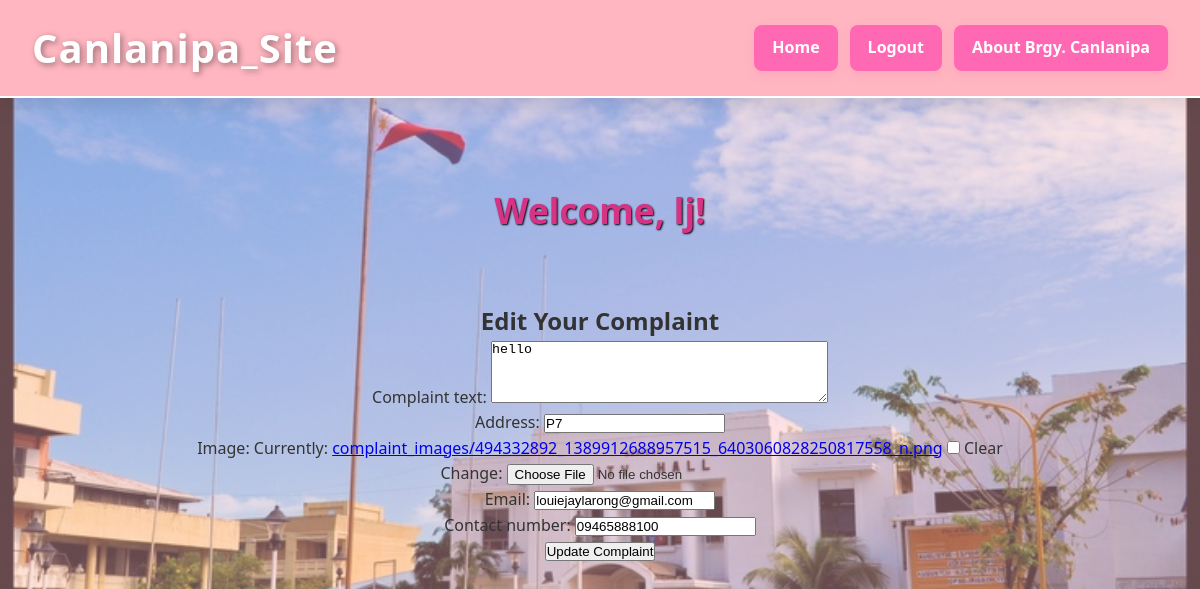
The page /complaint/edit/43/ (signed in) on the database its author committed.
### barangay/models.py (models this page shows, shortened)
class Complaint(models.Model):
    STATUS_CHOICES = [
        ('PENDING', 'Pending'),
        ('IN_ACTION', 'In Action'),
        ('RESOLVED', 'Resolved'),
    ]
    complaint_text = models.TextField()
    address = models.CharField(max_length=255, default="Not Provided")  # add default here
    email = models.EmailField(default="not_provided@example.com")       # add default here
    contact_number = models.CharField(max_length=20, default="Not Provided")  # add default here
    image = models.ImageField(upload_to='complaint_images/', blank=True, null=True)
    date_filed = models.DateTimeField(auto_now_add=True)
    status = models.CharField(max_length=10, choices=STATUS_CHOICES, default='PENDING')
    resident = models.ForeignKey(User, on_delete=models.CASCADE, null=True, blank=True)

### barangay/views.py (the view)
# urls.py: path('complaint/edit/<int:complaint_id>/', views.edit_complaint, name='edit_complaint'),
def edit_complaint(request, complaint_id):
    complaint = Complaint.objects.get(id=complaint_id, resident=request.user)
    if request.method == 'POST':
        form = ComplaintForm(request.POST, request.FILES, instance=complaint)
        if form.is_valid():
            form.save()
            messages.success(request, 'Complaint updated successfully!')
            return redirect('complaint_review')
    else:
        form = ComplaintForm(instance=complaint)
    return render(request, 'barangay/edit_complaint.html', {'form': form})

### barangay/forms.py
class ComplaintForm(forms.ModelForm):
    class Meta:
        model = Complaint
        fields = ['complaint_text', 'address', 'image', 'email', 'contact_number']
        widgets = {
            'complaint_text': forms.Textarea(attrs={
                'class': 'form-control',
                'rows': 4,
                'placeholder': 'Describe your complaint clearly...'
            }),
            'address': forms.TextInput(attrs={
                'class': 'form-control',
                'placeholder': 'Enter the exact address or location...'
            }),
            'email': forms.EmailInput(attrs={
                'class': 'form-control',
                'placeholder': 'Enter your email…',
            }),
            'contact_number': forms.TextInput(attrs={
                'class': 'form-control',
                'placeholder': 'Enter your contact number…',
            }),
            'image': forms.ClearableFileInput(attrs={
                'class': 'form-control'
            }),
        }

### barangay/templates/barangay/edit_complaint.html (shortened to what this page needs)
{% extends 'barangay/base.html' %}
{% block content %}
    <h2>Edit Your Complaint</h2>
    <form method="post" enctype="multipart/form-data">
        {{ form.as_p }}
        <button type="submit">Update Complaint</button>
    </form>
{% endblock %}

### barangay/templates/barangay/base.html (shortened to what this page needs)
<!DOCTYPE html>
<html lang="en">
<head>
    {% load static %}
</head>
<body>
    <header>
        <div class="header-left">
            <h1>Canlanipa_Site</h1>
        </div>
        <div class="header-right">
            <nav>
                <a href="{% url 'home' %}">Home</a>
                {% if user.is_authenticated %}
                    <a href="{% url 'logout' %}">Logout</a>
                {% else %}
                    <a href="{% url 'signup' %}">Sign-Up</a>
                    <a href="{% url 'login' %}">Login</a>
                {% endif %}
                <a href="{% url 'about' %}">About Brgy. Canlanipa</a>
            </nav>
        </div>
    </header>
    <main>
        {% if user.is_authenticated %}
            <div class="welcome-message">
                <h2>Welcome, {{ user.username }}!</h2>
            </div>
        {% endif %}
        {% block content %}
        {% endblock %}
    </main>
</body>
</html>

### rows shown on the page
Complaint: complaint_text "hello", address "P7", email "louiejaylarong@gmail.com", contact_number "09465888100"

### other values the page prints
{{ user.username }} "lj"
